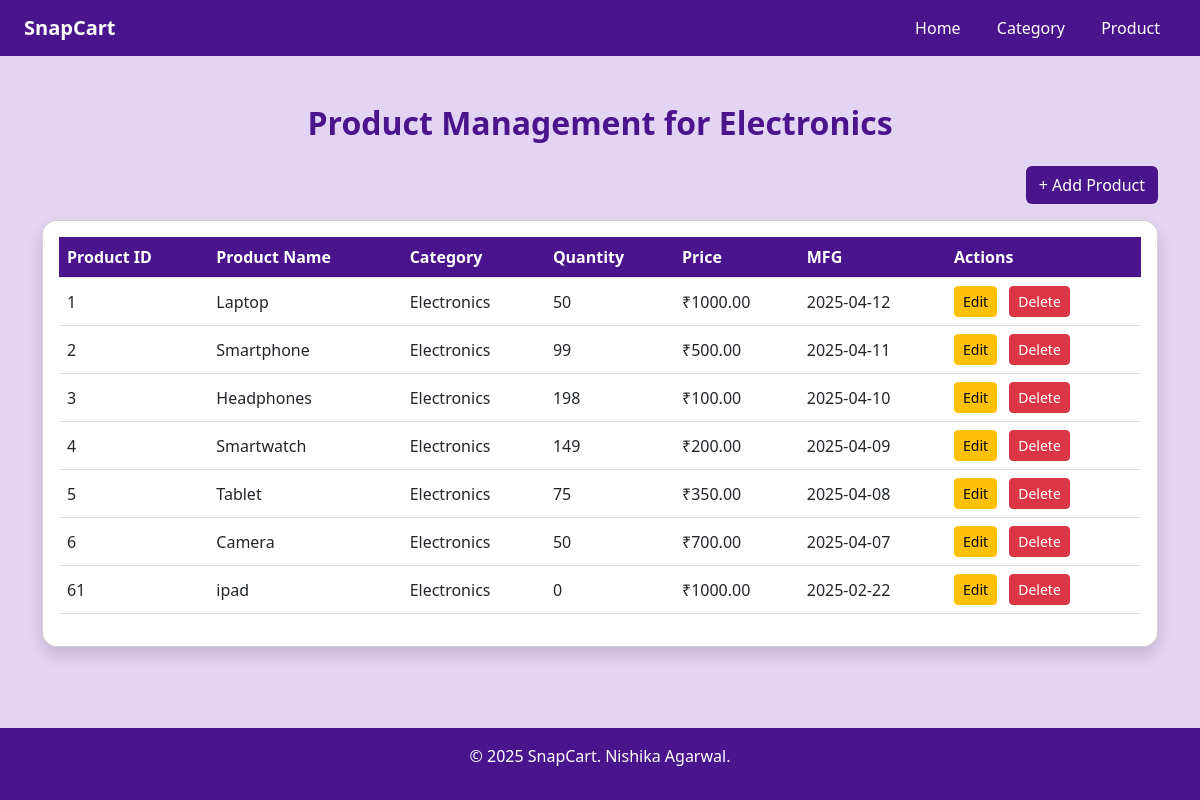
/category/1/show, run on an earlier commit of the app's database.
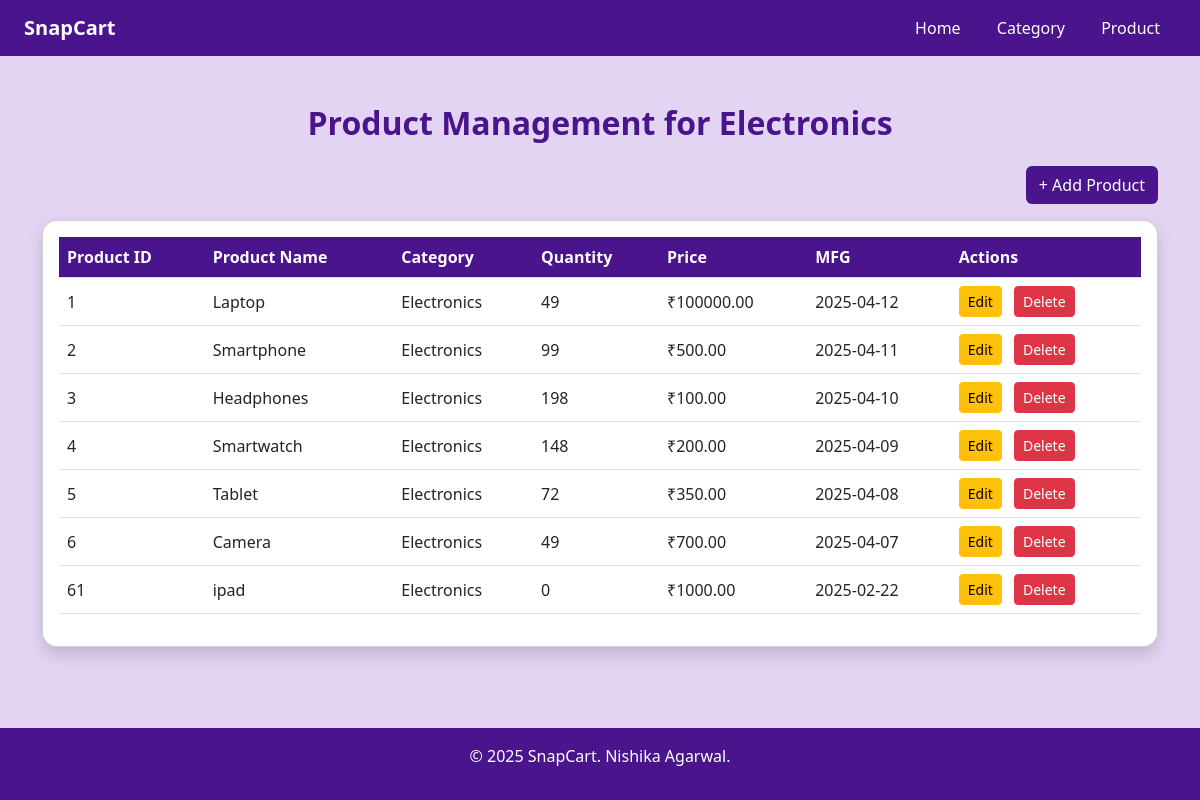
And on a later commit of the database.
### models.py (models this page shows)
class Product(db.Model):  # Class names should start with uppercase
    __tablename__ = 'product'
    id = db.Column(db.Integer, primary_key=True)
    name = db.Column(db.String(64), nullable=False)
    price = db.Column(db.Float, nullable=False)
    category_id = db.Column(db.Integer, db.ForeignKey('category.id'), nullable=False)
    quantity = db.Column(db.Integer, nullable=False)
    man_date = db.Column(db.Date, nullable=False)
    category = db.relationship('Category', back_populates='products')

class Category(db.Model):
    __tablename__ = 'category'
    id = db.Column(db.Integer, primary_key=True)
    name = db.Column(db.String(64), nullable=False)
    products = db.relationship('Product', back_populates='category', cascade='all, delete')

### routes.py (the view)
@app.route('/category/<int:id>/show')
def show_category(id):
    admin_id = session.get('admin_id')
    category = Category.query.get(id)
    return render_template(
        'category/show.html',
        user=admin_id,
        category=category
    )

### templates/category/show.html (shortened to what this page needs)
<!DOCTYPE html>
<html lang="en">
<head>
    <link href="https://cdn.jsdelivr.net/npm/bootstrap@5.3.0/dist/css/bootstrap.min.css" rel="stylesheet">
</head>
<body>
    <nav class="navbar navbar-expand-lg snap-purple px-4">
        <a class="navbar-brand text-white fw-bold">SnapCart</a>
        <div class="ms-auto">
            <a class="nav-link d-inline px-3" href="{{ url_for('admin_home') }}">Home</a>
            <a class="nav-link d-inline px-3" href="{{ url_for('admin_category') }}">Category</a>
            <a class="nav-link d-inline px-3" href="{{ url_for('admin_product') }}">Product</a>
        </div>
    </nav>
    <div class="container py-5">
        <h2 class="text-center mb-4">Product Management for {{category.name}}</h2>
        <div class="d-flex justify-content-end mb-3">
            <a href="{{ url_for('add_product', category_id = category.id) }}" class="btn btn-snap">+ Add Product</a>
        </div>
        <div class="card shadow p-3">
            <div class="table-responsive">
                <table class="table table-hover align-middle">
                    <thead>
                        <tr>
                            <th scope="col">Product ID</th>
                            <th scope="col">Product Name</th>
                            <th scope="col">Category</th>
                            <th scope="col">Quantity</th>
                            <th scope="col">Price</th>
                            <th scope="col">MFG</th>
                            <th scope="col">Actions</th>
                        </tr>
                    </thead>
                    <tbody>
                        {% for product in category.products %}
                        <tr>
                            <td>{{ product.id }}</td>
                            <td>{{ product.name }}</td>
                            <td>{{ product.category.name }}</td>
                            <td>{{ product.quantity }}</td>
                            <td>₹{{ "%.2f"|format(product.price) }}</td>
                            <td>{{ product.man_date }}</td>
                            <td>
                                <a href="{{ url_for('edit_product', id=product.id, next = 'show_category') }}" class="btn btn-sm btn-warning me-2">Edit</a>
                                <a href="{{ url_for('delete_product', id=product.id, next = 'show_category') }}" class="btn btn-sm btn-danger" onclick="return confirm('Are you sure you want to delete this category?');">Delete</a>
                            </td>
                        </tr>
                        {% else %}
                        <tr>
                            <td colspan="4" class="text-center">No products available.</td>
                        </tr>
                        {% endfor %}
                    </tbody>
                </table>
            </div>
        </div>
    </div>
    <footer>
        <p>&copy; 2025 SnapCart. Nishika Agarwal.</p>
    </footer>
</body>
</html>

What changed in the data, as far as the page shows it:
changed Product "Laptop": quantity "50" → "49"; price "1000.00" → "100000.00"
changed Product "Smartwatch": quantity "149" → "148"
changed Product "Tablet": quantity "75" → "72"
changed Product "Camera": quantity "50" → "49"
